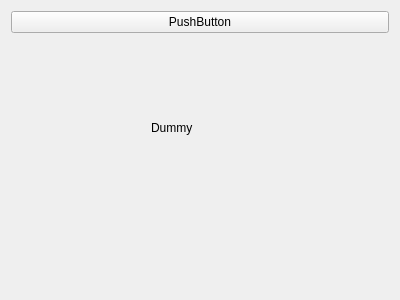
<?xml version="1.0" encoding="UTF-8"?>
<ui version="4.0">
 <class>ToolsWidget</class>
 <widget class="QWidget" name="ToolsWidget">
  <property name="geometry">
   <rect>
    <x>0</x>
    <y>0</y>
    <width>400</width>
    <height>300</height>
   </rect>
  </property>
  <property name="windowTitle">
   <string>Form</string>
  </property>
  <layout class="QVBoxLayout" name="verticalLayout">
   <item>
    <widget class="QPushButton" name="pushButton">
     <property name="text">
      <string>PushButton</string>
     </property>
    </widget>
   </item>
   <item>
    <widget class="QStackedWidget" name="stackedWidget">
     <property name="currentIndex">
      <number>0</number>
     </property>
     <widget class="QWidget" name="pageDummy">
      <widget class="QLabel" name="label_3">
       <property name="geometry">
        <rect>
         <x>140</x>
         <y>80</y>
         <width>67</width>
         <height>17</height>
        </rect>
       </property>
       <property name="text">
        <string>Dummy</string>
       </property>
      </widget>
     </widget>
     <widget class="QWidget" name="pageLine">
      <layout class="QVBoxLayout" name="verticalLayout_2">
       <item>
        <widget class="QGroupBox" name="groupBox">
         <property name="title">
          <string>Line</string>
         </property>
         <layout class="QFormLayout" name="formLayout">
          <item row="0" column="0">
           <widget class="QLabel" name="label">
            <property name="text">
             <string>Distance:</string>
            </property>
           </widget>
          </item>
          <item row="0" column="1">
           <widget class="QDoubleSpinBox" name="doubleSpinBoxDistance">
            <property name="readOnly">
             <bool>true</bool>
            </property>
            <property name="buttonSymbols">
             <enum>QAbstractSpinBox::NoButtons</enum>
            </property>
            <property name="suffix">
             <string> mm</string>
            </property>
            <property name="maximum">
             <double>9999.000000000000000</double>
            </property>
           </widget>
          </item>
         </layout>
        </widget>
       </item>
      </layout>
     </widget>
     <widget class="QWidget" name="pageAngle">
      <layout class="QVBoxLayout" name="verticalLayout_3">
       <item>
        <widget class="QGroupBox" name="groupBox_2">
         <property name="title">
          <string>Angle</string>
         </property>
         <layout class="QFormLayout" name="formLayout_2">
          <item row="0" column="0">
           <widget class="QLabel" name="label_2">
            <property name="text">
             <string>Angle:</string>
            </property>
           </widget>
          </item>
          <item row="0" column="1">
           <widget class="QDoubleSpinBox" name="doubleSpinBoxAngle">
            <property name="readOnly">
             <bool>true</bool>
            </property>
            <property name="buttonSymbols">
             <enum>QAbstractSpinBox::NoButtons</enum>
            </property>
            <property name="suffix">
             <string> degree</string>
            </property>
            <property name="minimum">
             <double>-9999.000000000000000</double>
            </property>
            <property name="maximum">
             <double>9999.000000000000000</double>
            </property>
           </widget>
          </item>
         </layout>
        </widget>
       </item>
      </layout>
     </widget>
    </widget>
   </item>
  </layout>
 </widget>
 <resources/>
 <connections/>
</ui>
